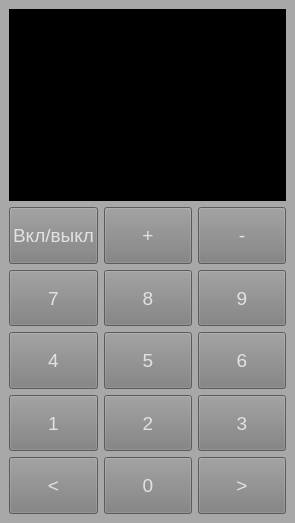
<?xml version="1.0" encoding="UTF-8"?>
<ui version="4.0">
 <class>TvControler</class>
 <widget class="QMainWindow" name="TvControler">
  <property name="geometry">
   <rect>
    <x>0</x>
    <y>0</y>
    <width>295</width>
    <height>523</height>
   </rect>
  </property>
  <property name="windowTitle">
   <string notr="true">Controler</string>
  </property>
  <property name="styleSheet">
   <string notr="true">background-color: rgb(168, 168, 168);</string>
  </property>
  <widget class="QWidget" name="centralwidget">
   <property name="sizePolicy">
    <sizepolicy hsizetype="Fixed" vsizetype="Fixed">
     <horstretch>0</horstretch>
     <verstretch>0</verstretch>
    </sizepolicy>
   </property>
   <property name="layoutDirection">
    <enum>Qt::LeftToRight</enum>
   </property>
   <layout class="QGridLayout" name="gridLayout_2">
    <item row="0" column="0">
     <layout class="QVBoxLayout" name="verticalLayout">
      <item>
       <widget class="QTextEdit" name="textEdit">
        <property name="enabled">
         <bool>false</bool>
        </property>
        <property name="sizePolicy">
         <sizepolicy hsizetype="Expanding" vsizetype="Fixed">
          <horstretch>0</horstretch>
          <verstretch>0</verstretch>
         </sizepolicy>
        </property>
        <property name="acceptDrops">
         <bool>true</bool>
        </property>
        <property name="styleSheet">
         <string notr="true">background-color: rgb(0, 0, 0);
color: rgb(0, 170, 0);
font:17pt;
align:&quot;center&quot;;</string>
        </property>
        <property name="html">
         <string>&lt;!DOCTYPE HTML PUBLIC &quot;-//W3C//DTD HTML 4.0//EN&quot; &quot;http://www.w3.org/TR/REC-html40/strict.dtd&quot;&gt;
&lt;html&gt;&lt;head&gt;&lt;meta name=&quot;qrichtext&quot; content=&quot;1&quot; /&gt;&lt;style type=&quot;text/css&quot;&gt;
p, li { white-space: pre-wrap; }
&lt;/style&gt;&lt;/head&gt;&lt;body style=&quot; font-family:'MS Shell Dlg 2'; font-size:17pt; font-weight:400; font-style:normal;&quot;&gt;
&lt;p align=&quot;center&quot; style=&quot;-qt-paragraph-type:empty; margin-top:0px; margin-bottom:0px; margin-left:0px; margin-right:0px; -qt-block-indent:0; text-indent:0px;&quot;&gt;&lt;br /&gt;&lt;/p&gt;&lt;/body&gt;&lt;/html&gt;</string>
        </property>
       </widget>
      </item>
      <item>
       <layout class="QGridLayout" name="gridLayout_3">
        <item row="1" column="0">
         <widget class="QPushButton" name="pushButton">
          <property name="sizePolicy">
           <sizepolicy hsizetype="Expanding" vsizetype="Expanding">
            <horstretch>0</horstretch>
            <verstretch>0</verstretch>
           </sizepolicy>
          </property>
          <property name="styleSheet">
           <string notr="true">background-color: rgb(127, 127, 127);
color: rgb(226, 226, 226);
font: 14pt;</string>
          </property>
          <property name="text">
           <string>7</string>
          </property>
         </widget>
        </item>
        <item row="4" column="0">
         <widget class="QPushButton" name="pushButton_11">
          <property name="sizePolicy">
           <sizepolicy hsizetype="Expanding" vsizetype="Expanding">
            <horstretch>0</horstretch>
            <verstretch>0</verstretch>
           </sizepolicy>
          </property>
          <property name="styleSheet">
           <string notr="true">background-color: rgb(127, 127, 127);
color: rgb(226, 226, 226);
font: 14pt;</string>
          </property>
          <property name="text">
           <string>&lt;</string>
          </property>
         </widget>
        </item>
        <item row="2" column="0">
         <widget class="QPushButton" name="pushButton_4">
          <property name="sizePolicy">
           <sizepolicy hsizetype="Expanding" vsizetype="Expanding">
            <horstretch>0</horstretch>
            <verstretch>0</verstretch>
           </sizepolicy>
          </property>
          <property name="styleSheet">
           <string notr="true">background-color: rgb(127, 127, 127);
color: rgb(226, 226, 226);
font: 14pt;</string>
          </property>
          <property name="text">
           <string>4</string>
          </property>
         </widget>
        </item>
        <item row="1" column="2">
         <widget class="QPushButton" name="pushButton_3">
          <property name="sizePolicy">
           <sizepolicy hsizetype="Expanding" vsizetype="Expanding">
            <horstretch>0</horstretch>
            <verstretch>0</verstretch>
           </sizepolicy>
          </property>
          <property name="styleSheet">
           <string notr="true">background-color: rgb(127, 127, 127);
color: rgb(226, 226, 226);
font: 14pt;</string>
          </property>
          <property name="text">
           <string>9</string>
          </property>
         </widget>
        </item>
        <item row="4" column="1">
         <widget class="QPushButton" name="pushButton_10">
          <property name="sizePolicy">
           <sizepolicy hsizetype="Expanding" vsizetype="Expanding">
            <horstretch>0</horstretch>
            <verstretch>0</verstretch>
           </sizepolicy>
          </property>
          <property name="styleSheet">
           <string notr="true">background-color: rgb(127, 127, 127);
color: rgb(226, 226, 226);
font: 14pt;</string>
          </property>
          <property name="text">
           <string>0</string>
          </property>
         </widget>
        </item>
        <item row="0" column="1">
         <widget class="QPushButton" name="pushButton_14">
          <property name="sizePolicy">
           <sizepolicy hsizetype="Expanding" vsizetype="Expanding">
            <horstretch>0</horstretch>
            <verstretch>0</verstretch>
           </sizepolicy>
          </property>
          <property name="styleSheet">
           <string notr="true">background-color: rgb(127, 127, 127);
color: rgb(226, 226, 226);
font: 14pt;</string>
          </property>
          <property name="text">
           <string>+</string>
          </property>
         </widget>
        </item>
        <item row="2" column="1">
         <widget class="QPushButton" name="pushButton_5">
          <property name="sizePolicy">
           <sizepolicy hsizetype="Expanding" vsizetype="Expanding">
            <horstretch>0</horstretch>
            <verstretch>0</verstretch>
           </sizepolicy>
          </property>
          <property name="styleSheet">
           <string notr="true">background-color: rgb(127, 127, 127);
color: rgb(226, 226, 226);
font: 14pt;</string>
          </property>
          <property name="text">
           <string>5</string>
          </property>
         </widget>
        </item>
        <item row="3" column="2">
         <widget class="QPushButton" name="pushButton_9">
          <property name="sizePolicy">
           <sizepolicy hsizetype="Expanding" vsizetype="Expanding">
            <horstretch>0</horstretch>
            <verstretch>0</verstretch>
           </sizepolicy>
          </property>
          <property name="styleSheet">
           <string notr="true">background-color: rgb(127, 127, 127);
color: rgb(226, 226, 226);
font: 14pt;</string>
          </property>
          <property name="text">
           <string>3</string>
          </property>
         </widget>
        </item>
        <item row="3" column="0">
         <widget class="QPushButton" name="pushButton_7">
          <property name="sizePolicy">
           <sizepolicy hsizetype="Expanding" vsizetype="Expanding">
            <horstretch>0</horstretch>
            <verstretch>0</verstretch>
           </sizepolicy>
          </property>
          <property name="styleSheet">
           <string notr="true">background-color: rgb(127, 127, 127);
color: rgb(226, 226, 226);
font: 14pt;</string>
          </property>
          <property name="text">
           <string>1</string>
          </property>
         </widget>
        </item>
        <item row="2" column="2">
         <widget class="QPushButton" name="pushButton_6">
          <property name="sizePolicy">
           <sizepolicy hsizetype="Expanding" vsizetype="Expanding">
            <horstretch>0</horstretch>
            <verstretch>0</verstretch>
           </sizepolicy>
          </property>
          <property name="styleSheet">
           <string notr="true">background-color: rgb(127, 127, 127);
color: rgb(226, 226, 226);
font: 14pt;</string>
          </property>
          <property name="text">
           <string>6</string>
          </property>
         </widget>
        </item>
        <item row="0" column="0">
         <widget class="QPushButton" name="pushButton_13">
          <property name="sizePolicy">
           <sizepolicy hsizetype="Expanding" vsizetype="Expanding">
            <horstretch>0</horstretch>
            <verstretch>0</verstretch>
           </sizepolicy>
          </property>
          <property name="styleSheet">
           <string notr="true">background-color: rgb(127, 127, 127);
color: rgb(226, 226, 226);
font: 14pt;</string>
          </property>
          <property name="text">
           <string>Вкл/выкл</string>
          </property>
         </widget>
        </item>
        <item row="3" column="1">
         <widget class="QPushButton" name="pushButton_8">
          <property name="sizePolicy">
           <sizepolicy hsizetype="Expanding" vsizetype="Expanding">
            <horstretch>0</horstretch>
            <verstretch>0</verstretch>
           </sizepolicy>
          </property>
          <property name="styleSheet">
           <string notr="true">background-color: rgb(127, 127, 127);
color: rgb(226, 226, 226);
font: 14pt;</string>
          </property>
          <property name="text">
           <string>2</string>
          </property>
         </widget>
        </item>
        <item row="0" column="2">
         <widget class="QPushButton" name="pushButton_15">
          <property name="sizePolicy">
           <sizepolicy hsizetype="Expanding" vsizetype="Expanding">
            <horstretch>0</horstretch>
            <verstretch>0</verstretch>
           </sizepolicy>
          </property>
          <property name="styleSheet">
           <string notr="true">background-color: rgb(127, 127, 127);
color: rgb(226, 226, 226);
font: 14pt;</string>
          </property>
          <property name="text">
           <string>-</string>
          </property>
         </widget>
        </item>
        <item row="1" column="1">
         <widget class="QPushButton" name="pushButton_2">
          <property name="sizePolicy">
           <sizepolicy hsizetype="Expanding" vsizetype="Expanding">
            <horstretch>0</horstretch>
            <verstretch>0</verstretch>
           </sizepolicy>
          </property>
          <property name="styleSheet">
           <string notr="true">background-color: rgb(127, 127, 127);
color: rgb(226, 226, 226);
font: 14pt;</string>
          </property>
          <property name="text">
           <string>8</string>
          </property>
         </widget>
        </item>
        <item row="4" column="2">
         <widget class="QPushButton" name="pushButton_12">
          <property name="sizePolicy">
           <sizepolicy hsizetype="Expanding" vsizetype="Expanding">
            <horstretch>0</horstretch>
            <verstretch>0</verstretch>
           </sizepolicy>
          </property>
          <property name="styleSheet">
           <string notr="true">background-color: rgb(127, 127, 127);
color: rgb(226, 226, 226);
font: 14pt;</string>
          </property>
          <property name="text">
           <string>&gt;</string>
          </property>
         </widget>
        </item>
       </layout>
      </item>
     </layout>
    </item>
   </layout>
  </widget>
 </widget>
 <resources/>
 <connections>
  <connection>
   <sender>pushButton_13</sender>
   <signal>clicked()</signal>
   <receiver>TvControler</receiver>
   <slot>start_end()</slot>
   <hints>
    <hint type="sourcelabel">
     <x>57</x>
     <y>236</y>
    </hint>
    <hint type="destinationlabel">
     <x>9</x>
     <y>206</y>
    </hint>
   </hints>
  </connection>
  <connection>
   <sender>pushButton_11</sender>
   <signal>clicked()</signal>
   <receiver>TvControler</receiver>
   <slot>previous()</slot>
   <hints>
    <hint type="sourcelabel">
     <x>66</x>
     <y>441</y>
    </hint>
    <hint type="destinationlabel">
     <x>2</x>
     <y>452</y>
    </hint>
   </hints>
  </connection>
  <connection>
   <sender>pushButton_12</sender>
   <signal>clicked()</signal>
   <receiver>TvControler</receiver>
   <slot>next()</slot>
   <hints>
    <hint type="sourcelabel">
     <x>348</x>
     <y>441</y>
    </hint>
    <hint type="destinationlabel">
     <x>269</x>
     <y>452</y>
    </hint>
   </hints>
  </connection>
  <connection>
   <sender>pushButton_14</sender>
   <signal>clicked()</signal>
   <receiver>TvControler</receiver>
   <slot>plus()</slot>
   <hints>
    <hint type="sourcelabel">
     <x>212</x>
     <y>234</y>
    </hint>
    <hint type="destinationlabel">
     <x>145</x>
     <y>206</y>
    </hint>
   </hints>
  </connection>
  <connection>
   <sender>pushButton_15</sender>
   <signal>clicked()</signal>
   <receiver>TvControler</receiver>
   <slot>minus()</slot>
   <hints>
    <hint type="sourcelabel">
     <x>316</x>
     <y>224</y>
    </hint>
    <hint type="destinationlabel">
     <x>271</x>
     <y>232</y>
    </hint>
   </hints>
  </connection>
  <connection>
   <sender>pushButton_10</sender>
   <signal>clicked()</signal>
   <receiver>TvControler</receiver>
   <slot>set_0()</slot>
   <hints>
    <hint type="sourcelabel">
     <x>225</x>
     <y>441</y>
    </hint>
    <hint type="destinationlabel">
     <x>271</x>
     <y>405</y>
    </hint>
   </hints>
  </connection>
  <connection>
   <sender>pushButton_7</sender>
   <signal>clicked()</signal>
   <receiver>TvControler</receiver>
   <slot>set_1()</slot>
   <hints>
    <hint type="sourcelabel">
     <x>71</x>
     <y>393</y>
    </hint>
    <hint type="destinationlabel">
     <x>8</x>
     <y>398</y>
    </hint>
   </hints>
  </connection>
  <connection>
   <sender>pushButton_8</sender>
   <signal>clicked()</signal>
   <receiver>TvControler</receiver>
   <slot>set_2()</slot>
   <hints>
    <hint type="sourcelabel">
     <x>219</x>
     <y>393</y>
    </hint>
    <hint type="destinationlabel">
     <x>94</x>
     <y>393</y>
    </hint>
   </hints>
  </connection>
  <connection>
   <sender>pushButton_9</sender>
   <signal>clicked()</signal>
   <receiver>TvControler</receiver>
   <slot>set_3()</slot>
   <hints>
    <hint type="sourcelabel">
     <x>342</x>
     <y>393</y>
    </hint>
    <hint type="destinationlabel">
     <x>182</x>
     <y>413</y>
    </hint>
   </hints>
  </connection>
  <connection>
   <sender>pushButton_6</sender>
   <signal>clicked()</signal>
   <receiver>TvControler</receiver>
   <slot>set_6()</slot>
   <hints>
    <hint type="sourcelabel">
     <x>328</x>
     <y>345</y>
    </hint>
    <hint type="destinationlabel">
     <x>180</x>
     <y>353</y>
    </hint>
   </hints>
  </connection>
  <connection>
   <sender>pushButton_5</sender>
   <signal>clicked()</signal>
   <receiver>TvControler</receiver>
   <slot>set_5()</slot>
   <hints>
    <hint type="sourcelabel">
     <x>218</x>
     <y>345</y>
    </hint>
    <hint type="destinationlabel">
     <x>97</x>
     <y>358</y>
    </hint>
   </hints>
  </connection>
  <connection>
   <sender>pushButton_4</sender>
   <signal>clicked()</signal>
   <receiver>TvControler</receiver>
   <slot>set_4()</slot>
   <hints>
    <hint type="sourcelabel">
     <x>53</x>
     <y>345</y>
    </hint>
    <hint type="destinationlabel">
     <x>10</x>
     <y>351</y>
    </hint>
   </hints>
  </connection>
  <connection>
   <sender>pushButton</sender>
   <signal>clicked()</signal>
   <receiver>TvControler</receiver>
   <slot>set_7()</slot>
   <hints>
    <hint type="sourcelabel">
     <x>44</x>
     <y>298</y>
    </hint>
    <hint type="destinationlabel">
     <x>7</x>
     <y>301</y>
    </hint>
   </hints>
  </connection>
  <connection>
   <sender>pushButton_2</sender>
   <signal>clicked()</signal>
   <receiver>TvControler</receiver>
   <slot>set_8()</slot>
   <hints>
    <hint type="sourcelabel">
     <x>212</x>
     <y>298</y>
    </hint>
    <hint type="destinationlabel">
     <x>96</x>
     <y>293</y>
    </hint>
   </hints>
  </connection>
  <connection>
   <sender>pushButton_3</sender>
   <signal>clicked()</signal>
   <receiver>TvControler</receiver>
   <slot>set_9()</slot>
   <hints>
    <hint type="sourcelabel">
     <x>316</x>
     <y>295</y>
    </hint>
    <hint type="destinationlabel">
     <x>327</x>
     <y>301</y>
    </hint>
   </hints>
  </connection>
 </connections>
 <slots>
  <slot>set_1()</slot>
  <slot>set_2()</slot>
  <slot>set_3()</slot>
  <slot>set_4()</slot>
  <slot>set_5()</slot>
  <slot>set_6()</slot>
  <slot>set_7()</slot>
  <slot>set_8()</slot>
  <slot>set_9()</slot>
  <slot>set_0()</slot>
  <slot>start_end()</slot>
  <slot>next()</slot>
  <slot>previous()</slot>
  <slot>plus()</slot>
  <slot>minus()</slot>
 </slots>
</ui>
